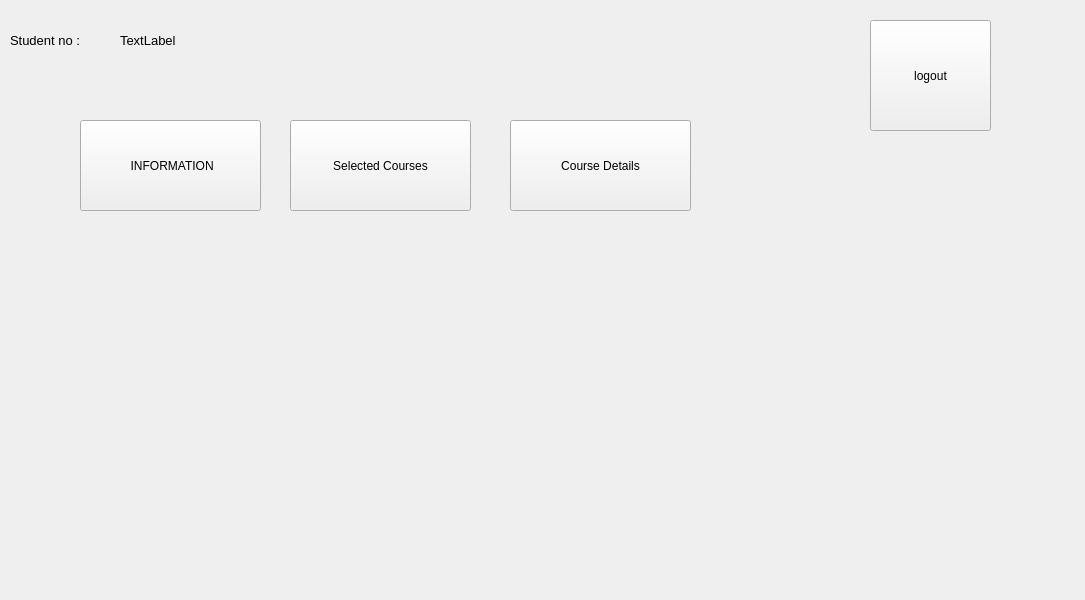
<?xml version="1.0" encoding="UTF-8"?>
<ui version="4.0">
 <class>student</class>
 <widget class="QWidget" name="student">
  <property name="geometry">
   <rect>
    <x>0</x>
    <y>0</y>
    <width>1085</width>
    <height>600</height>
   </rect>
  </property>
  <property name="windowTitle">
   <string>Form</string>
  </property>
  <widget class="QStackedWidget" name="stackedWidget">
   <property name="geometry">
    <rect>
     <x>0</x>
     <y>10</y>
     <width>1071</width>
     <height>600</height>
    </rect>
   </property>
   <property name="currentIndex">
    <number>0</number>
   </property>
   <widget class="QWidget" name="page_3">
    <widget class="QPushButton" name="pushButton">
     <property name="geometry">
      <rect>
       <x>870</x>
       <y>10</y>
       <width>121</width>
       <height>111</height>
      </rect>
     </property>
     <property name="text">
      <string>logout</string>
     </property>
    </widget>
    <widget class="QLabel" name="no_2">
     <property name="geometry">
      <rect>
       <x>120</x>
       <y>20</y>
       <width>291</width>
       <height>21</height>
      </rect>
     </property>
     <property name="font">
      <font>
       <pointsize>10</pointsize>
      </font>
     </property>
     <property name="text">
      <string>TextLabel</string>
     </property>
    </widget>
    <widget class="QLabel" name="no">
     <property name="geometry">
      <rect>
       <x>10</x>
       <y>10</y>
       <width>121</width>
       <height>41</height>
      </rect>
     </property>
     <property name="font">
      <font>
       <pointsize>10</pointsize>
      </font>
     </property>
     <property name="text">
      <string>Student no :</string>
     </property>
    </widget>
    <widget class="QPushButton" name="pushButton_7">
     <property name="geometry">
      <rect>
       <x>80</x>
       <y>110</y>
       <width>181</width>
       <height>91</height>
      </rect>
     </property>
     <property name="text">
      <string> INFORMATION</string>
     </property>
    </widget>
    <widget class="QPushButton" name="pushButton_8">
     <property name="geometry">
      <rect>
       <x>290</x>
       <y>110</y>
       <width>181</width>
       <height>91</height>
      </rect>
     </property>
     <property name="whatsThis">
      <string>&lt;html&gt;&lt;head/&gt;&lt;body&gt;&lt;p&gt;kl&lt;/p&gt;&lt;p&gt;&lt;br/&gt;&lt;/p&gt;&lt;p&gt;&lt;br/&gt;&lt;/p&gt;&lt;/body&gt;&lt;/html&gt;</string>
     </property>
     <property name="styleSheet">
      <string notr="true">
font: 8pt &quot;MS Serif&quot;;</string>
     </property>
     <property name="text">
      <string>Selected Courses</string>
     </property>
    </widget>
    <widget class="QPushButton" name="pushButton_12">
     <property name="geometry">
      <rect>
       <x>510</x>
       <y>110</y>
       <width>181</width>
       <height>91</height>
      </rect>
     </property>
     <property name="text">
      <string>Course Details</string>
     </property>
    </widget>
   </widget>
   <widget class="QWidget" name="page_5">
    <widget class="QGroupBox" name="groupBox">
     <property name="geometry">
      <rect>
       <x>0</x>
       <y>20</y>
       <width>931</width>
       <height>521</height>
      </rect>
     </property>
     <property name="title">
      <string>Student Information </string>
     </property>
     <widget class="QLabel" name="label_bolum">
      <property name="geometry">
       <rect>
        <x>180</x>
        <y>210</y>
        <width>521</width>
        <height>41</height>
       </rect>
      </property>
      <property name="font">
       <font>
        <pointsize>12</pointsize>
       </font>
      </property>
      <property name="text">
       <string>TextLabel</string>
      </property>
     </widget>
     <widget class="QLabel" name="label_no">
      <property name="geometry">
       <rect>
        <x>200</x>
        <y>165</y>
        <width>371</width>
        <height>21</height>
       </rect>
      </property>
      <property name="font">
       <font>
        <pointsize>12</pointsize>
       </font>
      </property>
      <property name="text">
       <string>TextLabel</string>
      </property>
     </widget>
     <widget class="QLabel" name="label_2">
      <property name="geometry">
       <rect>
        <x>80</x>
        <y>40</y>
        <width>120</width>
        <height>86</height>
       </rect>
      </property>
      <property name="font">
       <font>
        <pointsize>12</pointsize>
       </font>
      </property>
      <property name="text">
       <string>NAME :</string>
      </property>
     </widget>
     <widget class="QLabel" name="label_5">
      <property name="geometry">
       <rect>
        <x>40</x>
        <y>220</y>
        <width>120</width>
        <height>24</height>
       </rect>
      </property>
      <property name="font">
       <font>
        <pointsize>12</pointsize>
       </font>
      </property>
      <property name="text">
       <string>Department :</string>
      </property>
     </widget>
     <widget class="QLabel" name="label_ad">
      <property name="geometry">
       <rect>
        <x>220</x>
        <y>80</y>
        <width>281</width>
        <height>16</height>
       </rect>
      </property>
      <property name="font">
       <font>
        <pointsize>12</pointsize>
       </font>
      </property>
      <property name="text">
       <string>TextLabel</string>
      </property>
     </widget>
     <widget class="QLabel" name="no2">
      <property name="geometry">
       <rect>
        <x>50</x>
        <y>130</y>
        <width>120</width>
        <height>86</height>
       </rect>
      </property>
      <property name="font">
       <font>
        <pointsize>12</pointsize>
       </font>
      </property>
      <property name="text">
       <string>student No :</string>
      </property>
     </widget>
     <widget class="QLabel" name="label_8">
      <property name="geometry">
       <rect>
        <x>50</x>
        <y>270</y>
        <width>120</width>
        <height>24</height>
       </rect>
      </property>
      <property name="font">
       <font>
        <pointsize>12</pointsize>
       </font>
      </property>
      <property name="text">
       <string>CGPA :</string>
      </property>
     </widget>
     <widget class="QLabel" name="cgpa">
      <property name="geometry">
       <rect>
        <x>160</x>
        <y>270</y>
        <width>501</width>
        <height>20</height>
       </rect>
      </property>
      <property name="font">
       <font>
        <pointsize>12</pointsize>
       </font>
      </property>
      <property name="text">
       <string>TextLabel</string>
      </property>
     </widget>
     <widget class="QPushButton" name="pushButton_9">
      <property name="geometry">
       <rect>
        <x>610</x>
        <y>50</y>
        <width>121</width>
        <height>61</height>
       </rect>
      </property>
      <property name="text">
       <string>back</string>
      </property>
     </widget>
     <widget class="QWidget" name="layoutWidget">
      <property name="geometry">
       <rect>
        <x>50</x>
        <y>80</y>
        <width>122</width>
        <height>88</height>
       </rect>
      </property>
      <layout class="QVBoxLayout" name="verticalLayout"/>
     </widget>
    </widget>
   </widget>
   <widget class="QWidget" name="page">
    <widget class="QPushButton" name="pushButton_10">
     <property name="geometry">
      <rect>
       <x>900</x>
       <y>0</y>
       <width>81</width>
       <height>51</height>
      </rect>
     </property>
     <property name="text">
      <string>back</string>
     </property>
    </widget>
    <widget class="QGroupBox" name="groupBox_2">
     <property name="geometry">
      <rect>
       <x>20</x>
       <y>0</y>
       <width>841</width>
       <height>561</height>
      </rect>
     </property>
     <property name="title">
      <string>Courses</string>
     </property>
     <widget class="QTableWidget" name="tableWidget">
      <property name="geometry">
       <rect>
        <x>10</x>
        <y>90</y>
        <width>801</width>
        <height>391</height>
       </rect>
      </property>
      <column>
       <property name="text">
        <string>COURSE ID</string>
       </property>
      </column>
      <column>
       <property name="text">
        <string>SECTION ID</string>
       </property>
      </column>
      <column>
       <property name="text">
        <string>SEMESTER</string>
       </property>
      </column>
      <column>
       <property name="text">
        <string>YEAR</string>
       </property>
      </column>
      <column>
       <property name="text">
        <string>GRADE</string>
       </property>
      </column>
     </widget>
    </widget>
   </widget>
   <widget class="QWidget" name="page_6">
    <widget class="QPushButton" name="pushButton_11">
     <property name="geometry">
      <rect>
       <x>880</x>
       <y>30</y>
       <width>81</width>
       <height>51</height>
      </rect>
     </property>
     <property name="text">
      <string>back</string>
     </property>
    </widget>
    <widget class="QTableWidget" name="tableWidget_3">
     <property name="geometry">
      <rect>
       <x>20</x>
       <y>160</y>
       <width>1011</width>
       <height>261</height>
      </rect>
     </property>
     <column>
      <property name="text">
       <string>COURSE ID</string>
      </property>
     </column>
     <column>
      <property name="text">
       <string>SECTION ID</string>
      </property>
     </column>
     <column>
      <property name="text">
       <string>SEMESTER</string>
      </property>
     </column>
     <column>
      <property name="text">
       <string>YEAR</string>
      </property>
     </column>
     <column>
      <property name="text">
       <string>BUILDING</string>
      </property>
     </column>
     <column>
      <property name="text">
       <string>ROOM NO</string>
      </property>
     </column>
     <column>
      <property name="text">
       <string>Time Slot Id</string>
      </property>
     </column>
     <column>
      <property name="text">
       <string>CREDIT</string>
      </property>
     </column>
    </widget>
    <widget class="QComboBox" name="scourse">
     <property name="geometry">
      <rect>
       <x>120</x>
       <y>30</y>
       <width>171</width>
       <height>31</height>
      </rect>
     </property>
    </widget>
    <widget class="QLabel" name="label">
     <property name="geometry">
      <rect>
       <x>40</x>
       <y>30</y>
       <width>81</width>
       <height>31</height>
      </rect>
     </property>
     <property name="text">
      <string>Courses :</string>
     </property>
    </widget>
   </widget>
  </widget>
 </widget>
 <resources/>
 <connections/>
</ui>
